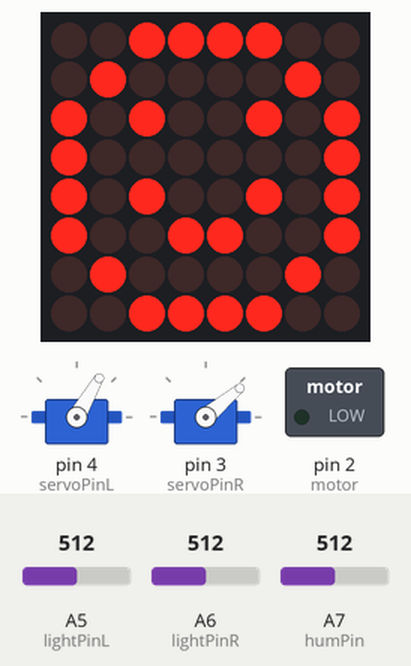
The sketch below on a simulated Arduino Nano, built with avr-gcc and run on an emulated ATmega328P. On the bench: 2 × servo, 8×8 LED matrix, switched loads named in the sketch (green lamp = pin HIGH). Wiring (inferred from the names in the program): MAX7219 LED driver (orientation assumed): data pin 10; clock pin 8; CS pin 9. Inputs (shaded band) come from the test bench; at power-on: A7 (humPin) = 512, A5 (lightPinL) = 512, A6 (lightPinR) = 512. Pins used as bus, display or sensor lines are not drawn; what the sketch prints to the serial monitor is not drawn.

Above: at 1.2 s.
1.3 s: A7 (humPin) set to 321
4.3 s: A7 (humPin) set to 292
At 4.77 s:
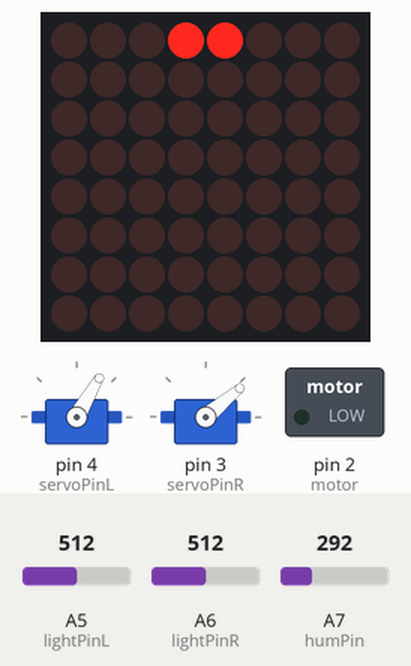
At 6.01 s:
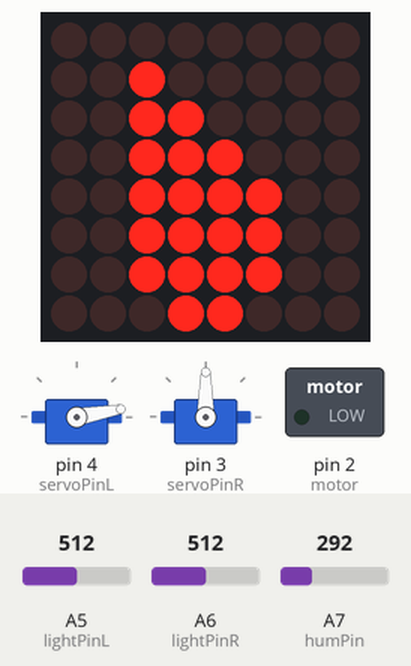
6.5 s: A5 (lightPinL) set to 42
At 6.54 s:
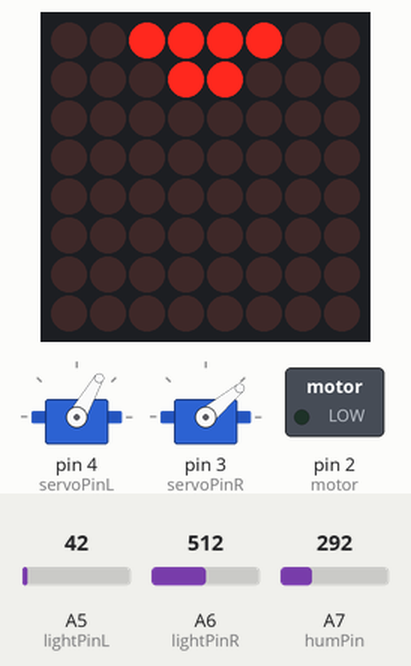
9.5 s: A5 (lightPinL) set to 34
12.5 s: A6 (lightPinR) set to 29
15.5 s: A6 (lightPinR) set to 25
At 16.96 s:
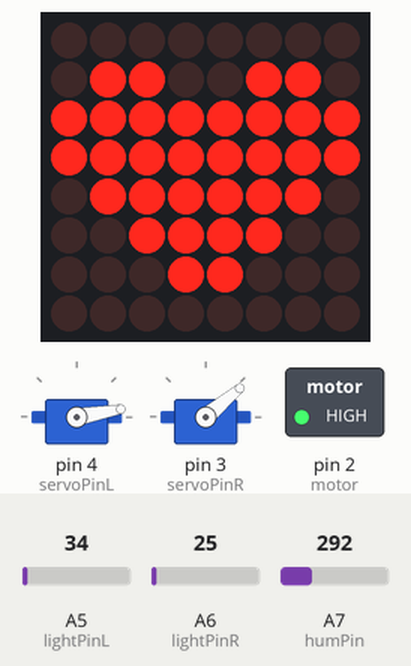
Timing chart, 0 to 20.8 s (numbered marks = the images above; inputs shaded):
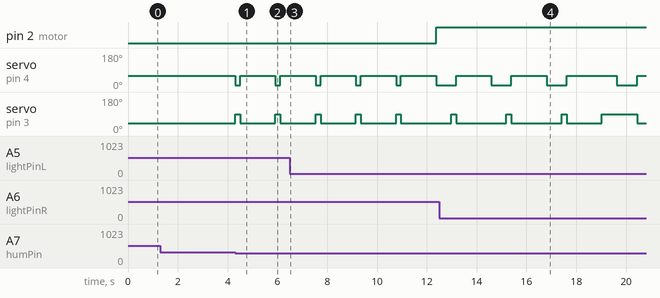

Measured:
- the behaviour switches between 305 and 304 on A7 (humPin) (found by bisection; images 0 and 1)
- after the input at 1.3 s, every drawn part: stays the same
- after the input at 4.3 s, servo on pin 4 (servoPinL): alternates 60° for 1.4 s and 10° for 0.20 s, starting at once; servo on pin 3 (servoPinR): alternates 90° for 0.20 s and 40° for 1.4 s, starting at once; the display: changes after 0.40 s (image 1)
- after the input at 9.5 s, pin 2 (motor): LOW → HIGH after 2.9 s
- after the input at 15.5 s, servo on pin 4 (servoPinL): 60° → 10° after 4.1 s, → 60° 0.81 s later
- what the display in image 2 shows lasts 0.5 s, from 5.8 s to 6.3 s

The sketch:

petPlant.ino
```cpp
 #include <Servo.h>
int servoPinL = 4;
int servoPinR = 3;
Servo servoL;
Servo servoR;

byte lightPinL = A5;
int lightValueL;
int lightMinL = 10;
int lightMaxL= 150;

byte lightPinR = A6;
int lightValueR;
int lightMinR = 10;
int lightMaxR= 100;

int motor =2 ;

int humPin = A7;
int humValue = 0;
const int humMin = 10;
const int humMax = 600;

int Max7219_pinCLK = 8;
int Max7219_pinCS = 9;
int Max7219_pinDIN = 10;

unsigned char i;
unsigned char j;

unsigned char happyFace[1][8]={
{0x3C,0x42,0x95,0xA1,0xA1,0x95,0x42,0x3C}};
unsigned char humidFace[1][8]={
{0x3C,0x42,0xA5,0x91,0x91,0xA5,0x42,0x3C}};

unsigned char drop[8][8]={
{0x00,0x00,0x00,0x01,0x01,0x00,0x00,0x00},
{0x00,0x00,0x01,0x03,0x03,0x01,0x00,0x00},
{0x00,0x00,0x03,0x07,0x07,0x03,0x00,0x00},
{0x00,0x00,0x07,0x0F,0x0F,0x07,0x00,0x00},
{0x00,0x00,0x0F,0x1F,0x1F,0x0E,0x00,0x00},
{0x00,0x00,0x1F,0x3F,0x3E,0x1C,0x00,0x00},
{0x00,0x00,0x3F,0x7E,0x7C,0x38,0x00,0x00},
{0x00,0x00,0x7E,0xFC,0xF8,0x70,0x00,0x00}
};

unsigned char dry[1][8]={
{0x00,0x00,0x7E,0xFC,0xF8,0x70,0x00,0x00}
};

unsigned char touchFace[2][8]={
{0x0C,0x1E,0x3E,0x7C,0x7C,0x3E,0x1E,0x0C},
{0x3C,0x42,0x95,0xA1,0xA1,0x95,0x42,0x3C}
};

void Write_Max7219_byte(unsigned char DATA) {
  unsigned char i;
  digitalWrite(Max7219_pinCS,LOW);
  for(i=8;i>=1;i--){
    digitalWrite(Max7219_pinCLK,LOW);
    digitalWrite(Max7219_pinDIN,DATA&0x80);// Extracting a bit data
    DATA = DATA<<1;
    digitalWrite(Max7219_pinCLK,HIGH);
  }
}

void Write_Max7219(unsigned char address,unsigned char dat){
  digitalWrite(Max7219_pinCS,LOW);
  Write_Max7219_byte(address);           //address，code of LED
  Write_Max7219_byte(dat);               //data，figure on LED
  digitalWrite(Max7219_pinCS,HIGH);
}

void Init_MAX7219(void){
  Write_Max7219(0x09, 0x00);       //decoding ：BCD
  Write_Max7219(0x0a, 0x03);       //brightness
  Write_Max7219(0x0b, 0x07);       //scanlimit；8 LEDs
  Write_Max7219(0x0c, 0x01);       //power-down mode：0，normal mode：1
  Write_Max7219(0x0f, 0x00);       //test display：1；EOT，display：0
}


void setup(){
  Serial.begin(9600);

  servoL.attach(servoPinL);
  servoR.attach(servoPinR);

  pinMode(motor, OUTPUT);

  //calibrating light value
  /*while (millis() < 3000) {
    lightValue1 = analogRead(lightPin1);
    lightValue2 = analogRead(lightPin2);
    if (lightValue1 > lightMax1) {
      lightMax1 = lightValue1;}
    if (lightValue1 < lightMin1) {
      lightMin1 = lightValue1;}
    if (lightValue2 > lightMax2) {
      lightMax2 = lightValue2;}
    if (lightValue2 < lightMin2) {
      lightMin2 = lightValue2;}
  }
  */

  pinMode(Max7219_pinCLK,OUTPUT);
  pinMode(Max7219_pinCS,OUTPUT);
  pinMode(Max7219_pinDIN,OUTPUT);
  Init_MAX7219();

}


void loop(){
  lightValueL = analogRead(lightPinL);
  lightValueL = map(lightValueL, lightMinL, lightMaxL, 0, 10);

  lightValueR = analogRead(lightPinR);
  lightValueR = map(lightValueR, lightMinR, lightMaxR, 0,10);

  humValue = analogRead(humPin);
  int humRange = map(humValue, humMin, humMax, 0, 2);

  switch (humRange) {
  case 0:
    needW();
    drops();
    Serial.write(3);
    //Serial.println("dry");
    break;
  case 1:
    //Serial.println("happy");
    Serial.write(2);
    for(j=0;j<1;j++){
      for(i=1;i<9;i++)
      Write_Max7219(i,happyFace[j][i-1]);
    }
    break;
    case 2:
    Serial.write(1);
    //Serial.println("humid");
    for(j=0;j<1;j++){
      for(i=1;i<9;i++)
      Write_Max7219(i,humidFace[j][i-1]);
    }
    break;
  }


  if(lightValueR<2){
    Serial.write(1);
    //Serial.println("RIGHT: YES");
    rightT();
    touch();
    for(j=0;j<2;j++){
      for(i=1;i<9;i++)
      Write_Max7219(i,touchFace[j][i-1]);
      delay(300);
    }
  }

  if(lightValueL<2){
   Serial.write(1);
    //Serial.println("LEFT: YES");
    leftT();
    touch();
    for(j=0;j<2;j++){
      for(i=1;i<9;i++)
      Write_Max7219(i,touchFace[j][i-1]);
      delay(300);
    }
  }


  else{
    Serial.write(2);
    noTouch();
    if(humRange != 0) center();
  }


  /*
  Serial.print("lightL: ");
  Serial.println(lightValueL);
  Serial.print("lightR: ");
  Serial.println(lightValueR);
  Serial.print("hum: ");
  Serial.println(humValue);
  delay(300);
  */


  delay(1);

}


void drops(void){
  for(j=0;j<8;j++){
    for(i=1;i<9;i++)
    Write_Max7219(i,drop[j][i-1]);
    delay(150);
  }
}


void leftT(){
  servoL.write(10);
}

void rightT(){
  servoR.write(90);
}

void center(){
  servoL.write(60);
  servoR.write(40);
}

void needW() {
  servoL.write(10);
  servoR.write(90);
  delay(200);
  servoL.write(60);
  servoR.write(40);
  delay(200);
}

void touch(void){
  digitalWrite(motor, HIGH);
}

void noTouch(void){
   digitalWrite(motor, LOW);
}
```
